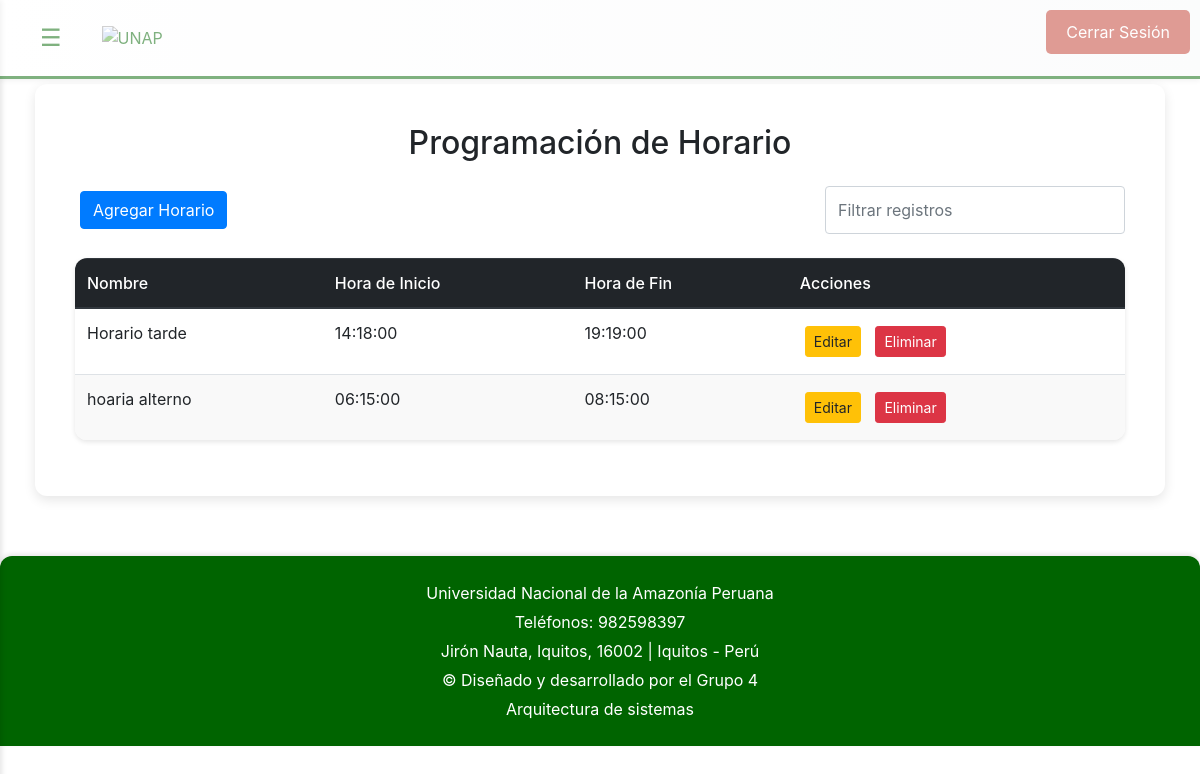
Screenshot of /gestion_horarios.php (signed in) with the database file from the repository.
### tables this page shows
CREATE TABLE IF NOT EXISTS `horarios` (
  `id` int NOT NULL AUTO_INCREMENT,
  `nombre` varchar(50) NOT NULL,
  `hora_inicio` time NOT NULL,
  `hora_fin` time NOT NULL,
  PRIMARY KEY (`id`)
);

### public/gestion_horarios.php (the view, shortened to what this page needs)
<?php
$conn = getDBConnection();
$sql = "SELECT * FROM horarios";
$result = $conn->query($sql);
$horarios = [];
if ($result->num_rows > 0) {
    while ($row = $result->fetch_assoc()) {
        $horarios[] = $row;
    }
}
?>
<!DOCTYPE html>
<html lang="es">
<head>
    <link rel="stylesheet" href="https://maxcdn.bootstrapcdn.com/bootstrap/4.0.0/css/bootstrap.min.css">
    <link rel="stylesheet" href="css/tabla.css">
    <link rel="stylesheet" href="css/boton.css">
    <link rel="stylesheet" href="css/gestion_unidades.css">
</head>
<body>
    <?php include '../src/views/header.php'; ?>
    <div class="d-flex">
        <div class="container-fluid mt-4" id="main-content">
            <main>
                <section class="section">
                    <h2 class="text-center mb-4">Programación de Horario</h2>
                    <div class="d-flex justify-content-between mb-4">
                        <button type="button" class="btn btn-primary" data-toggle="modal" data-target="#horarioModal" onclick="openAddModal()">
                            Agregar Horario
                        </button>
                        <input type="text" id="search" onkeyup="filterTable()" class="form-control w-50" placeholder="Filtrar registros">
                    </div>
                    <?php if (empty($horarios)): ?>
                        <p class="no-results text-center">No se encontró similitud</p>
                    <?php else: ?>
                        <table class="table table-striped" id="horarioTable">
                            <thead class="thead-dark">
                                <tr>
                                    <th>Nombre</th>
                                    <th>Hora de Inicio</th>
                                    <th>Hora de Fin</th>
                                    <th>Acciones</th>
                                </tr>
                            </thead>
                            <tbody>
                                <?php foreach ($horarios as $horario): ?>
                                    <tr>
                                        <td><?php echo htmlspecialchars($horario['nombre']); ?></td>
                                        <td><?php echo htmlspecialchars($horario['hora_inicio']); ?></td>
                                        <td><?php echo htmlspecialchars($horario['hora_fin']); ?></td>
                                        <td>
                                            <button onclick="openEditModal('<?php echo $horario['id']; ?>', '<?php echo htmlspecialchars($horario['nombre']); ?>', '<?php echo htmlspecialchars($horario['hora_inicio']); ?>', '<?php echo htmlspecialchars($horario['hora_fin']); ?>')" class="btn btn-warning btn-sm">Editar</button>
                                            <form action="gestion_horarios.php" method="POST" style="display:inline;">
                                                <button type="submit" class="btn btn-danger btn-sm">Eliminar</button>
                                            </form>
                                        </td>
                                    </tr>
                                <?php endforeach; ?>
                            </tbody>
                        </table>
                    <?php endif; ?>
                </section>
            </main>
        </div>
    </div>
    <?php include '../src/views/footer.php'; ?>
</body>
</html>

### public/css/tabla.css (style rules this page uses)
body { font-family: 'Roboto', sans-serif; background-color: #f5f7fa; margin: 0; padding: 0; }
h2 { text-align: center; margin-top: 20px; color: #333; font-size: 2em; font-weight: 300; }
table { width: 100%; border-collapse: collapse; margin-top: 20px; box-shadow: 0 2px 5px rgba(0, 0, 0, 0.1); border-radius: 12px; overflow: hidden; }
th, td { padding: 12px; text-align: left; border-bottom: 1px solid #d1d1d1; }
th { background-color: #006400; color: #fff; font-weight: 500; }
td { background-color: #fff; }
tr:nth-child(even) td { background-color: #f9f9f9; }
button { background-color: #006400; color: white; border: none; cursor: pointer; padding: 10px 20px; border-radius: 4px; font-size: 16px; transition: background-color 0.3s; }
.table { width: 100%; border-collapse: collapse; margin: 20px 0; box-shadow: 0 2px 5px rgba(0, 0, 0, 0.1); border-radius: 12px; overflow: hidden; }
.table th, .table td { padding: 12px; border: none; text-align: left; }
.table th { background-color: #006400; color: white; font-weight: 500; }

### public/css/boton.css (style rules this page uses)
.btn { display: inline-block; padding: 10px 20px; font-size: 14px; text-align: center; text-decoration: none; border: none; border-radius: 4px; margin: 5px; cursor: pointer; }

### public/css/gestion_unidades.css (style rules this page uses)
.section { margin: 20px; }
.btn-primary { background-color: #006400; border-color: #006400; }
.btn-warning { background-color: #FFD700; border-color: #FFD700; color: #006400; }
.btn-danger { background-color: #ff4c4c; border-color: #ff4c4c; }
.table-striped tbody tr:nth-of-type(odd) { background-color: rgba(0, 100, 0, 0.05); }
.thead-dark th { background-color: #006400; color: white; }
.table td, .table th { vertical-align: middle; }
.form-control { border-radius: 5px; }
input#search { max-width: 300px; }

### public/css/header-sidebar.css (style rules this page uses)
body { font-family: 'Roboto', sans-serif; margin: 0; padding: 0; background: #f8f9fa; color: #343a40; }

### public/css/contenido-principal.css (style rules this page uses)
main { padding: 40px 20px; max-width: 1200px; margin: 0 auto; }
.section { text-align: center; background: white; padding: 40px; border-radius: 12px; box-shadow: 0 4px 12px rgba(0, 0, 0, 0.1); margin: 20px 0; }

### public/css/botones.css (style rules this page uses)
button { background-color: #006400; color: white; border: none; cursor: pointer; padding: 10px 20px; border-radius: 5px; font-size: 16px; transition: background-color 0.3s; }

### rows the page displays
horarios: nombre "Horario tarde", hora_inicio "14:18:00", hora_fin "19:19:00"
horarios: nombre "hoaria alterno", hora_inicio "06:15:00", hora_fin "08:15:00"
